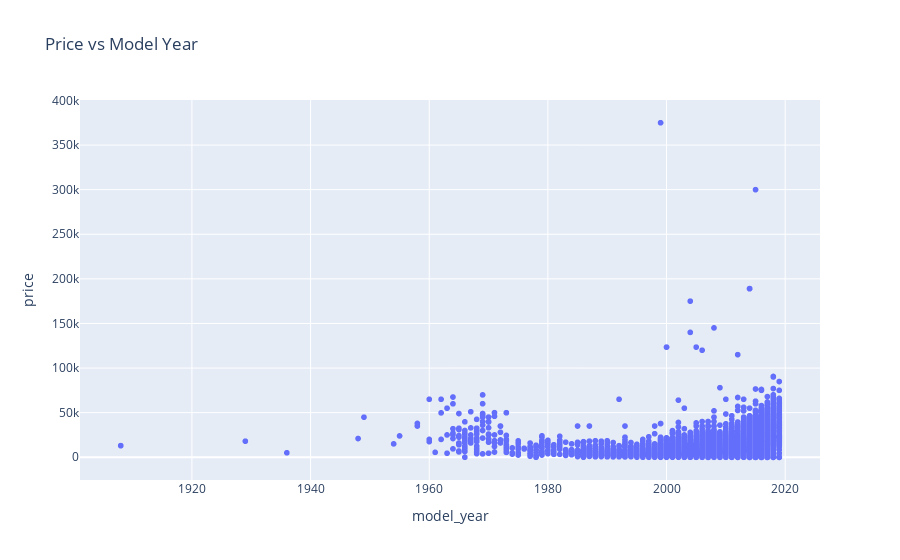

Notebook source saved alongside this figure:
### Code cell
scatter = px.scatter(df, x='model_year', y='price', title='Price vs Model Year')
scatter.show()

### Figure 1 — Plotly figure (JSON) as saved in the notebook; plotly's stock layout.template omitted (floating-point values rounded to 4 significant figures; data arrays with more than 128 entries replaced by an {"elided": "..."} marker saying what was removed)
{"data": [{"hovertemplate": "model_year=%{x}<br>price=%{y}<extra></extra>", "legendgroup": "", "marker": {"color": "#636efa", "symbol": "circle"}, "mode": "markers", "name": "", "showlegend": false, "type": "scattergl", "x": {"elided": "51525 int values"}, "xaxis": "x", "y": {"elided": "51525 int values"}, "yaxis": "y"}], "layout": {"legend": {"tracegroupgap": 0}, "title": {"text": "Price vs Model Year"}, "xaxis": {"anchor": "y", "domain": [0, 1], "title": {"text": "model_year"}}, "yaxis": {"anchor": "x", "domain": [0, 1], "title": {"text": "price"}}}}
